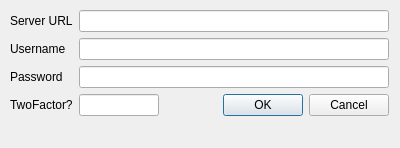
<?xml version="1.0" encoding="UTF-8"?>
<ui version="4.0">
 <class>AndromedaGui::Gui::LoginDialog</class>
 <widget class="QDialog" name="LoginDialog">
  <property name="windowModality">
   <enum>Qt::NonModal</enum>
  </property>
  <property name="geometry">
   <rect>
    <x>0</x>
    <y>0</y>
    <width>400</width>
    <height>148</height>
   </rect>
  </property>
  <property name="sizePolicy">
   <sizepolicy hsizetype="Fixed" vsizetype="Fixed">
    <horstretch>0</horstretch>
    <verstretch>0</verstretch>
   </sizepolicy>
  </property>
  <property name="minimumSize">
   <size>
    <width>400</width>
    <height>148</height>
   </size>
  </property>
  <property name="maximumSize">
   <size>
    <width>400</width>
    <height>148</height>
   </size>
  </property>
  <property name="windowTitle">
   <string>Add Account</string>
  </property>
  <widget class="QWidget" name="formLayoutWidget">
   <property name="geometry">
    <rect>
     <x>10</x>
     <y>10</y>
     <width>379</width>
     <height>131</height>
    </rect>
   </property>
   <layout class="QFormLayout" name="formLayout">
    <item row="0" column="0">
     <widget class="QLabel" name="labelServerUrl">
      <property name="text">
       <string>Server URL</string>
      </property>
     </widget>
    </item>
    <item row="0" column="1">
     <layout class="QHBoxLayout" name="horizontalLayout">
      <item>
       <widget class="QLineEdit" name="lineEditServerUrl"/>
      </item>
     </layout>
    </item>
    <item row="1" column="0">
     <widget class="QLabel" name="labelUsername">
      <property name="text">
       <string>Username</string>
      </property>
     </widget>
    </item>
    <item row="1" column="1">
     <widget class="QLineEdit" name="lineEditUsername"/>
    </item>
    <item row="2" column="0">
     <widget class="QLabel" name="labelPassword">
      <property name="text">
       <string>Password</string>
      </property>
     </widget>
    </item>
    <item row="2" column="1">
     <widget class="QLineEdit" name="lineEditPassword">
      <property name="echoMode">
       <enum>QLineEdit::Password</enum>
      </property>
     </widget>
    </item>
    <item row="3" column="1">
     <layout class="QHBoxLayout" name="horizontalLayout_2">
      <item>
       <widget class="QLineEdit" name="lineEditTwoFactor">
        <property name="sizePolicy">
         <sizepolicy hsizetype="Fixed" vsizetype="Fixed">
          <horstretch>0</horstretch>
          <verstretch>0</verstretch>
         </sizepolicy>
        </property>
        <property name="maximumSize">
         <size>
          <width>80</width>
          <height>16777215</height>
         </size>
        </property>
        <property name="echoMode">
         <enum>QLineEdit::Normal</enum>
        </property>
        <property name="cursorPosition">
         <number>0</number>
        </property>
       </widget>
      </item>
      <item>
       <widget class="QDialogButtonBox" name="buttonBox">
        <property name="orientation">
         <enum>Qt::Horizontal</enum>
        </property>
        <property name="standardButtons">
         <set>QDialogButtonBox::Cancel|QDialogButtonBox::Ok</set>
        </property>
       </widget>
      </item>
     </layout>
    </item>
    <item row="3" column="0">
     <widget class="QLabel" name="labelTwoFactor">
      <property name="text">
       <string>TwoFactor?</string>
      </property>
     </widget>
    </item>
   </layout>
  </widget>
 </widget>
 <tabstops>
  <tabstop>lineEditServerUrl</tabstop>
  <tabstop>lineEditUsername</tabstop>
  <tabstop>lineEditPassword</tabstop>
 </tabstops>
 <resources/>
 <connections>
  <connection>
   <sender>buttonBox</sender>
   <signal>accepted()</signal>
   <receiver>LoginDialog</receiver>
   <slot>accept()</slot>
   <hints>
    <hint type="sourcelabel">
     <x>311</x>
     <y>129</y>
    </hint>
    <hint type="destinationlabel">
     <x>157</x>
     <y>147</y>
    </hint>
   </hints>
  </connection>
  <connection>
   <sender>buttonBox</sender>
   <signal>rejected()</signal>
   <receiver>LoginDialog</receiver>
   <slot>reject()</slot>
   <hints>
    <hint type="sourcelabel">
     <x>379</x>
     <y>129</y>
    </hint>
    <hint type="destinationlabel">
     <x>286</x>
     <y>147</y>
    </hint>
   </hints>
  </connection>
 </connections>
</ui>
